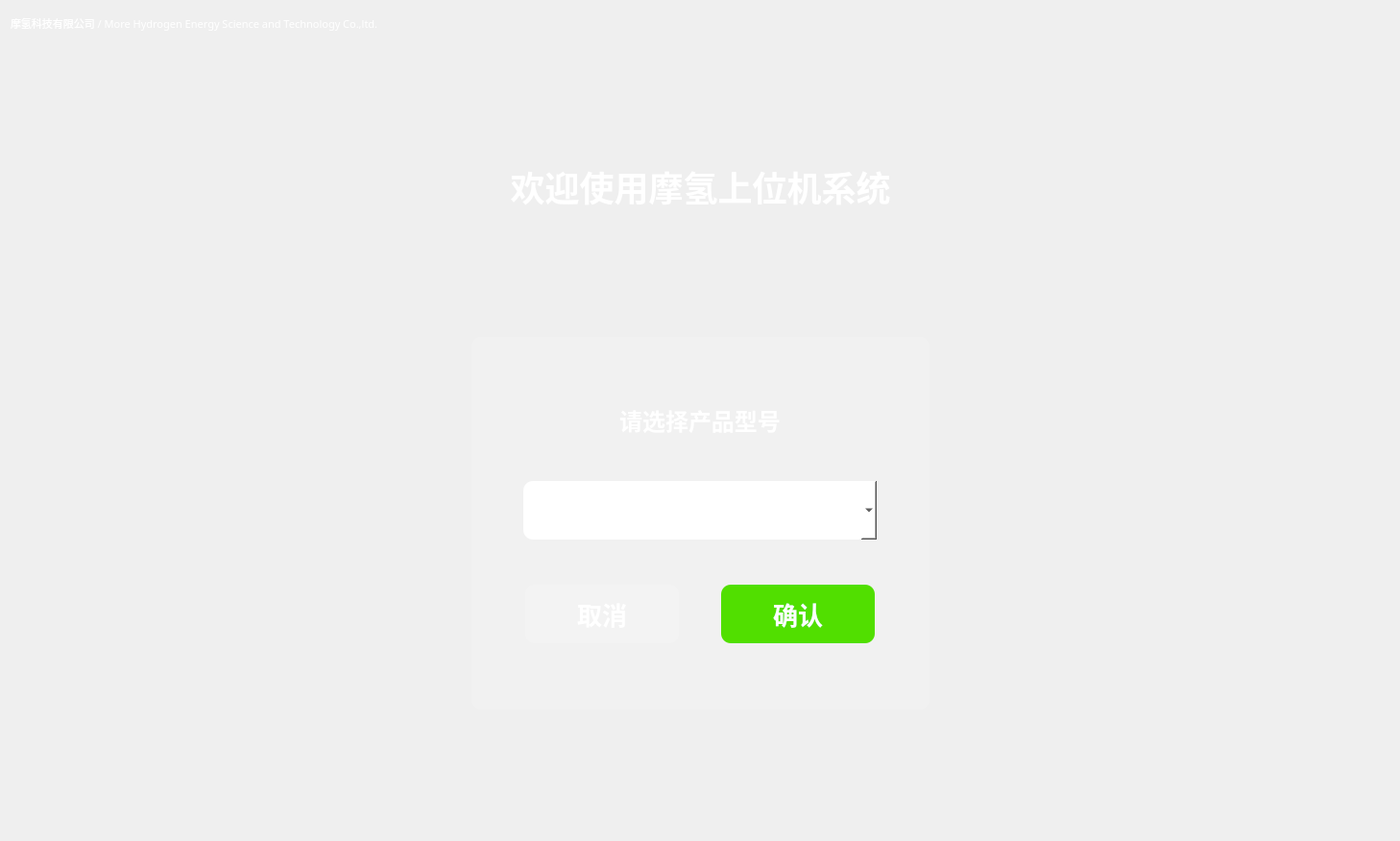
<?xml version="1.0" encoding="UTF-8"?>
<ui version="4.0">
 <class>ModelSelector</class>
 <widget class="QWidget" name="ModelSelector">
  <property name="geometry">
   <rect>
    <x>0</x>
    <y>0</y>
    <width>1458</width>
    <height>876</height>
   </rect>
  </property>
  <property name="windowTitle">
   <string>Form</string>
  </property>
  <property name="styleSheet">
   <string notr="true">#ModelSelector{border-image: url(:/model_background.png);}</string>
  </property>
  <layout class="QGridLayout" name="gridLayout">
   <item row="1" column="0">
    <layout class="QHBoxLayout" name="horizontalLayout_2">
     <item>
      <spacer name="horizontalSpacer">
       <property name="orientation">
        <enum>Qt::Horizontal</enum>
       </property>
       <property name="sizeHint" stdset="0">
        <size>
         <width>40</width>
         <height>20</height>
        </size>
       </property>
      </spacer>
     </item>
     <item>
      <layout class="QVBoxLayout" name="verticalLayout_2">
       <item>
        <spacer name="verticalSpacer_3">
         <property name="orientation">
          <enum>Qt::Vertical</enum>
         </property>
         <property name="sizeHint" stdset="0">
          <size>
           <width>20</width>
           <height>40</height>
          </size>
         </property>
        </spacer>
       </item>
       <item>
        <widget class="QLabel" name="label_2">
         <property name="minimumSize">
          <size>
           <width>477</width>
           <height>50</height>
          </size>
         </property>
         <property name="maximumSize">
          <size>
           <width>477</width>
           <height>50</height>
          </size>
         </property>
         <property name="font">
          <font>
           <family>PingFang SC</family>
           <pointsize>-1</pointsize>
           <weight>62</weight>
           <bold>true</bold>
          </font>
         </property>
         <property name="styleSheet">
          <string notr="true">font-family:PingFang SC;
font-size:36px;
line-height:50px;
font-weight:500;
color:rgba(255,255,255,1)</string>
         </property>
         <property name="text">
          <string>欢迎使用摩氢上位机系统</string>
         </property>
         <property name="textFormat">
          <enum>Qt::AutoText</enum>
         </property>
         <property name="alignment">
          <set>Qt::AlignCenter</set>
         </property>
        </widget>
       </item>
       <item>
        <spacer name="verticalSpacer">
         <property name="orientation">
          <enum>Qt::Vertical</enum>
         </property>
         <property name="sizeHint" stdset="0">
          <size>
           <width>20</width>
           <height>40</height>
          </size>
         </property>
        </spacer>
       </item>
       <item>
        <widget class="QFrame" name="model_selector">
         <property name="sizePolicy">
          <sizepolicy hsizetype="Preferred" vsizetype="Preferred">
           <horstretch>0</horstretch>
           <verstretch>0</verstretch>
          </sizepolicy>
         </property>
         <property name="minimumSize">
          <size>
           <width>477</width>
           <height>388</height>
          </size>
         </property>
         <property name="maximumSize">
          <size>
           <width>477</width>
           <height>388</height>
          </size>
         </property>
         <property name="styleSheet">
          <string notr="true">background:rgba(255,255,255,38.25);
opacity:0.15;
border-radius:10px;</string>
         </property>
         <layout class="QVBoxLayout" name="verticalLayout">
          <property name="spacing">
           <number>42</number>
          </property>
          <property name="leftMargin">
           <number>54</number>
          </property>
          <property name="topMargin">
           <number>65</number>
          </property>
          <property name="rightMargin">
           <number>55</number>
          </property>
          <property name="bottomMargin">
           <number>62</number>
          </property>
          <item>
           <widget class="QLabel" name="label_3">
            <property name="minimumSize">
             <size>
              <width>368</width>
              <height>33</height>
             </size>
            </property>
            <property name="maximumSize">
             <size>
              <width>368</width>
              <height>33</height>
             </size>
            </property>
            <property name="font">
             <font>
              <family>PingFang SC</family>
              <pointsize>-1</pointsize>
              <weight>62</weight>
              <bold>true</bold>
             </font>
            </property>
            <property name="styleSheet">
             <string notr="true">background-color: rgba(255, 255, 255, 0);
font-size:24px;
font-family:PingFang SC;
font-weight:500;
line-height:33px;
color:rgba(255,255,255,1);</string>
            </property>
            <property name="text">
             <string>请选择产品型号</string>
            </property>
            <property name="alignment">
             <set>Qt::AlignCenter</set>
            </property>
           </widget>
          </item>
          <item>
           <widget class="QComboBox" name="model_combobox">
            <property name="sizePolicy">
             <sizepolicy hsizetype="Preferred" vsizetype="Fixed">
              <horstretch>0</horstretch>
              <verstretch>0</verstretch>
             </sizepolicy>
            </property>
            <property name="minimumSize">
             <size>
              <width>368</width>
              <height>61</height>
             </size>
            </property>
            <property name="maximumSize">
             <size>
              <width>368</width>
              <height>61</height>
             </size>
            </property>
            <property name="styleSheet">
             <string notr="true">background:rgba(255,255,255,1);
opacity:0.15;
border-radius:10px;</string>
            </property>
           </widget>
          </item>
          <item>
           <layout class="QHBoxLayout" name="horizontalLayout">
            <item>
             <widget class="QPushButton" name="model_cancel">
              <property name="minimumSize">
               <size>
                <width>160</width>
                <height>61</height>
               </size>
              </property>
              <property name="maximumSize">
               <size>
                <width>160</width>
                <height>61</height>
               </size>
              </property>
              <property name="styleSheet">
               <string notr="true">font-size:26px;
font-family:PingFang SC;
font-weight:500;
line-height:37px;
color:rgba(255,255,255,1);</string>
              </property>
              <property name="text">
               <string>取消</string>
              </property>
             </widget>
            </item>
            <item>
             <widget class="QPushButton" name="model_confirm">
              <property name="minimumSize">
               <size>
                <width>160</width>
                <height>61</height>
               </size>
              </property>
              <property name="maximumSize">
               <size>
                <width>160</width>
                <height>61</height>
               </size>
              </property>
              <property name="styleSheet">
               <string notr="true">background-color:rgba(81,223,0,1);
font-size:26px;
font-family:PingFang SC;
font-weight:500;
line-height:37px;
color:rgba(255,255,255,1);</string>
              </property>
              <property name="text">
               <string>确认</string>
              </property>
             </widget>
            </item>
           </layout>
          </item>
         </layout>
        </widget>
       </item>
       <item>
        <spacer name="verticalSpacer_2">
         <property name="orientation">
          <enum>Qt::Vertical</enum>
         </property>
         <property name="sizeHint" stdset="0">
          <size>
           <width>20</width>
           <height>40</height>
          </size>
         </property>
        </spacer>
       </item>
      </layout>
     </item>
     <item>
      <spacer name="horizontalSpacer_2">
       <property name="orientation">
        <enum>Qt::Horizontal</enum>
       </property>
       <property name="sizeHint" stdset="0">
        <size>
         <width>40</width>
         <height>20</height>
        </size>
       </property>
      </spacer>
     </item>
    </layout>
   </item>
   <item row="0" column="0">
    <widget class="QLabel" name="label">
     <property name="sizePolicy">
      <sizepolicy hsizetype="Fixed" vsizetype="Fixed">
       <horstretch>0</horstretch>
       <verstretch>0</verstretch>
      </sizepolicy>
     </property>
     <property name="minimumSize">
      <size>
       <width>578</width>
       <height>26</height>
      </size>
     </property>
     <property name="maximumSize">
      <size>
       <width>578</width>
       <height>26</height>
      </size>
     </property>
     <property name="font">
      <font>
       <family>Microsoft YaHei</family>
       <pointsize>8</pointsize>
      </font>
     </property>
     <property name="styleSheet">
      <string notr="true">color: rgba(255, 255, 255, 1);</string>
     </property>
     <property name="text">
      <string>摩氢科技有限公司 / More Hydrogen Energy Science and Technology Co.,ltd.</string>
     </property>
    </widget>
   </item>
  </layout>
 </widget>
 <resources/>
 <connections/>
</ui>
